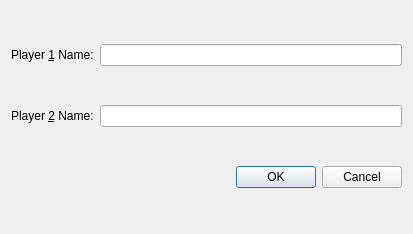
<?xml version="1.0" encoding="UTF-8"?>
<ui version="4.0">
 <class>ConfigurationDialog</class>
 <widget class="QDialog" name="ConfigurationDialog">
  <property name="geometry">
   <rect>
    <x>0</x>
    <y>0</y>
    <width>413</width>
    <height>234</height>
   </rect>
  </property>
  <property name="windowTitle">
   <string>Dialog</string>
  </property>
  <layout class="QGridLayout" name="gridLayout">
   <item row="0" column="0">
    <widget class="QLabel" name="label">
     <property name="text">
      <string>Player &amp;1 Name:</string>
     </property>
     <property name="buddy">
      <cstring>player1Name</cstring>
     </property>
    </widget>
   </item>
   <item row="0" column="1">
    <widget class="QLineEdit" name="player1Name"/>
   </item>
   <item row="1" column="0">
    <widget class="QLabel" name="label_2">
     <property name="text">
      <string>Player &amp;2 Name:</string>
     </property>
     <property name="buddy">
      <cstring>player2Name</cstring>
     </property>
    </widget>
   </item>
   <item row="1" column="1">
    <widget class="QLineEdit" name="player2Name"/>
   </item>
   <item row="2" column="0" colspan="2">
    <widget class="QDialogButtonBox" name="buttonBox">
     <property name="orientation">
      <enum>Qt::Horizontal</enum>
     </property>
     <property name="standardButtons">
      <set>QDialogButtonBox::Cancel|QDialogButtonBox::Ok</set>
     </property>
    </widget>
   </item>
  </layout>
 </widget>
 <tabstops>
  <tabstop>player1Name</tabstop>
  <tabstop>player2Name</tabstop>
 </tabstops>
 <resources/>
 <connections>
  <connection>
   <sender>buttonBox</sender>
   <signal>accepted()</signal>
   <receiver>ConfigurationDialog</receiver>
   <slot>accept()</slot>
   <hints>
    <hint type="sourcelabel">
     <x>13</x>
     <y>188</y>
    </hint>
    <hint type="destinationlabel">
     <x>66</x>
     <y>95</y>
    </hint>
   </hints>
  </connection>
  <connection>
   <sender>buttonBox</sender>
   <signal>rejected()</signal>
   <receiver>ConfigurationDialog</receiver>
   <slot>reject()</slot>
   <hints>
    <hint type="sourcelabel">
     <x>174</x>
     <y>186</y>
    </hint>
    <hint type="destinationlabel">
     <x>183</x>
     <y>95</y>
    </hint>
   </hints>
  </connection>
  <connection>
   <sender>player1Name</sender>
   <signal>textChanged(QString)</signal>
   <receiver>ConfigurationDialog</receiver>
   <slot>updateOKButtonState()</slot>
   <hints>
    <hint type="sourcelabel">
     <x>129</x>
     <y>63</y>
    </hint>
    <hint type="destinationlabel">
     <x>144</x>
     <y>8</y>
    </hint>
   </hints>
  </connection>
  <connection>
   <sender>player2Name</sender>
   <signal>textChanged(QString)</signal>
   <receiver>ConfigurationDialog</receiver>
   <slot>updateOKButtonState()</slot>
   <hints>
    <hint type="sourcelabel">
     <x>170</x>
     <y>124</y>
    </hint>
    <hint type="destinationlabel">
     <x>181</x>
     <y>43</y>
    </hint>
   </hints>
  </connection>
 </connections>
 <slots>
  <slot>updateOKButtonState()</slot>
 </slots>
</ui>
